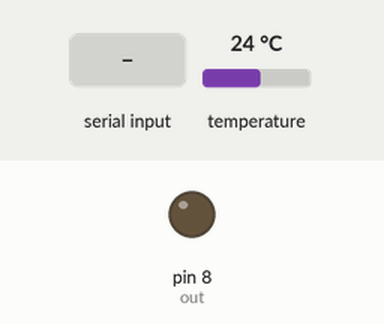
This sketch was run on a simulated Arduino Uno, built with avr-gcc and run on an emulated ATmega328P. Parts: output pins drawn as LEDs (lit = HIGH). Inputs (shaded band) come from the test bench; at power-on: temperature 24 °C. What the sketch prints to the serial monitor is not drawn.

Above: at 1.2 s.
1.3 s: "T1$\n" received over Serial
At 2.5 s:
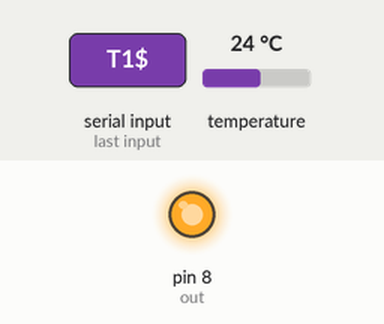
4.1 s: byte 36 ('$') received over Serial
Timing chart, 0 to 7.1 s (numbered marks = the images above; inputs shaded):
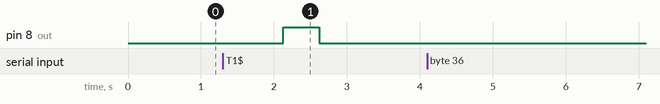

The sketch:

Test_temperature_apres_requete.ino
```cpp
#include <OneWire.h>

/* Broche du bus 1-Wire */
const byte BROCHE_ONEWIRE = 7;
const int out =8;
String temp="";


/* Code de retour de la fonction getTemperature() */
enum DS18B20_RCODES {
  READ_OK,  // Lecture ok
  NO_SENSOR_FOUND,  // Pas de capteur
  INVALID_ADDRESS,  // Adresse reçue invalide
  INVALID_SENSOR  // Capteur invalide (pas un DS18B20)
};

OneWire ds(BROCHE_ONEWIRE);

/**
 * Fonction de lecture de la température via un capteur DS18B20.
 */
byte getTemperature(float *temperature, byte reset_search) {
  byte data[9], addr[8];
  // data[] : Données lues depuis le scratchpad
  // addr[] : Adresse du module 1-Wire détecté

  /* Reset le bus 1-Wire ci nécessaire (requis pour la lecture du premier capteur) */
  if (reset_search) {
    ds.reset_search();
  }

  /* Recherche le prochain capteur 1-Wire disponible */
  if (!ds.search(addr)) {
    // Pas de capteur
    return NO_SENSOR_FOUND;
  }

  /* Vérifie que l'adresse a été correctement reçue */
  if (OneWire::crc8(addr, 7) != addr[7]) {
    // Adresse invalide
    return INVALID_ADDRESS;
  }

  /* Vérifie qu'il s'agit bien d'un DS18B20 */
  if (addr[0] != 0x28) {
    // Mauvais type de capteur
    return INVALID_SENSOR;
  }

  /* Reset le bus 1-Wire et sélectionne le capteur */
  ds.reset();
  ds.select(addr);

  /* Lance une prise de mesure de température et attend la fin de la mesure */
  ds.write(0x44, 1);
  delay(800);

  /* Reset le bus 1-Wire, sélectionne le capteur et envoie une demande de lecture du scratchpad */
  ds.reset();
  ds.select(addr);
  ds.write(0xBE);

 /* Lecture du scratchpad */
  for (byte i = 0; i < 9; i++) {
    data[i] = ds.read();
  }

  /* Calcul de la température en degré Celsius */
  *temperature = (int16_t) ((data[1] << 8) | data[0]) * 0.0625;

  // Pas d'erreur
  return READ_OK;
}

void allumer_led(int n, float t)
{
  digitalWrite(out,HIGH);
  delay(t);
  digitalWrite(out,LOW);
}

void setup() {
  Serial.begin(9600);
  pinMode(out,OUTPUT);
  digitalWrite(out,LOW);
}


void loop() {

    // LECTURE PORT SERIE ----------------------------------------------------
    String requete= "";
    char carlu = 0;

    // On lit les caractères tant qu'il y en a qui sont envoyé dans le port Série.
    if(Serial.available()) // tant qu'il y a des caractères à lire
    {
        carlu = Serial.read(); // on lit le caractère
        if (carlu!='\n')
        {
        temp=temp+carlu; // Si ce n'est pas un retour charriot alors on le concatène dans le String "temp"
        }
        if (carlu=='$')//Si le caractère est un '$' il s'agit du caractère de fin de commande
        {
          requete=temp; //La requete devient le "temp"
          temp=""; //On vide le "temp"
        }
    }

    if (requete!="")
    {
          if (requete=="T1$")//Si la requete est d'accéder à la température alors on allume la LED 0,5s et on renvoit la température
          {

            float temperature;

            /* Lit la température ambiante à ~1Hz */
            if (getTemperature(&temperature, true) != READ_OK) {
              Serial.println(F("Erreur de lecture du capteur"));
            }
            else
            {
              allumer_led(out,500);
              Serial.println(temperature, 2);
             }
          }
          else
          {
            Serial.println("Requete inconnue");
          }
          requete ="";

     }
}
```

Measured:
- after the input at 1.3 s, pin 8 (out): LOW → HIGH after 0.82 s, → LOW 0.50 s later
- after the input at 4.1 s, every drawn part: stays the same
